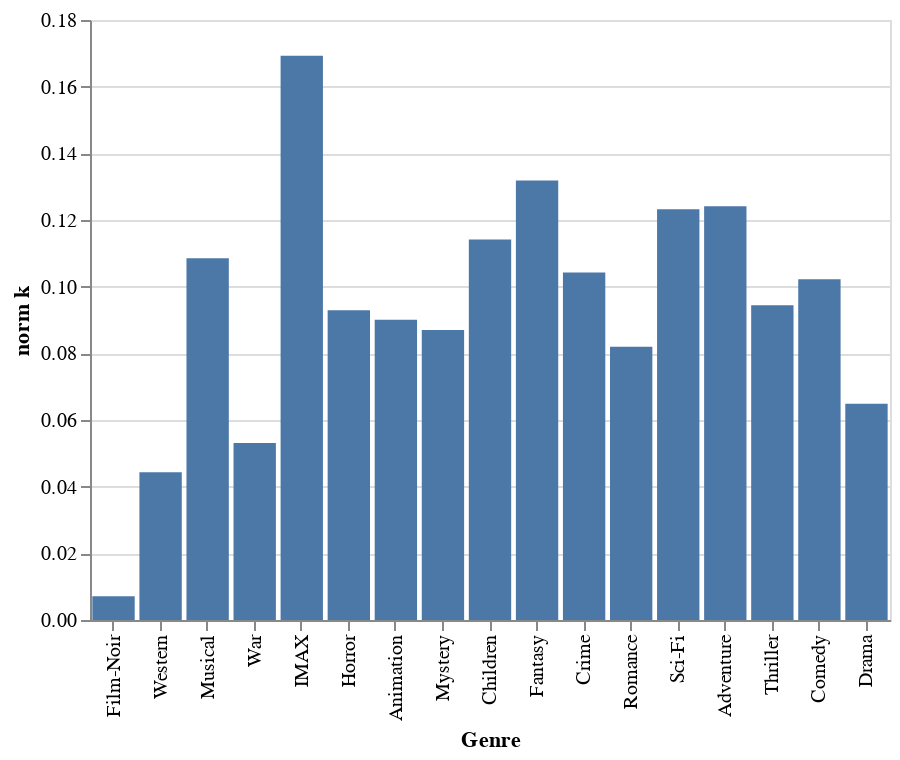

Notebook code for this chart:
### Code cell
alt.Chart(plot_df).mark_bar().encode(y="norm k",x=alt.X('Genre',
                                                        sort = alt.EncodingSortField(
                                                        field="# items",
                                                        order="ascending")))

### Figure 1 — Vega-Lite specification as saved in the notebook (floating-point values rounded to 4 significant figures)
{"$schema": "https://vega.github.io/schema/vega-lite/v3.4.0.json", "config": {"mark": {"tooltip": null}, "view": {"height": 300, "width": 400}}, "data": {"name": "data-37b544fd267238f20bd8546be6081062"}, "datasets": {"data-37b544fd267238f20bd8546be6081062": [{"# 0 items": 9, "# items": 301, "Genre": "Adventure", "amy k": 27180300, "k": 4241802, "k_avg1": 4969994, "k_avg2": 4862740, "norm k": 0.1242, "norm(k_avg1)": 0.1465, "norm(k_avg2)": 0.1277, "norm(np.mean(k_avg_normal1))": 0.1243, "norm(np.mean(k_avg_normal2))": 0.1242, "np.mean(k_avg_normal1)": 4844000.0, "np.mean(k_avg_normal2)": 4843000.0}, {"# 0 items": 3, "# items": 81, "Genre": "Animation", "amy k": 524880, "k": 89944, "k_avg1": 103487, "k_avg2": 99105, "norm k": 0.09008, "norm(k_avg1)": 0.1309, "norm(k_avg2)": 0.09244, "norm(np.mean(k_avg_normal1))": 0.08957, "norm(np.mean(k_avg_normal2))": 0.09008, "np.mean(k_avg_normal1)": 98790.0, "np.mean(k_avg_normal2)": 98850.0}, {"# 0 items": 4, "# items": 105, "Genre": "Children", "amy k": 1146600, "k": 197633, "k_avg1": 232627, "k_avg2": 224276, "norm k": 0.1141, "norm(k_avg1)": 0.1504, "norm(k_avg2)": 0.1188, "norm(np.mean(k_avg_normal1))": 0.1149, "norm(np.mean(k_avg_normal2))": 0.1141, "np.mean(k_avg_normal1)": 223300.0, "np.mean(k_avg_normal2)": 223100.0}, {"# 0 items": 13, "# items": 450, "Genre": "Comedy", "amy k": 90922500, "k": 10302377, "k_avg1": 11700023, "k_avg2": 11520720, "norm k": 0.1022, "norm(k_avg1)": 0.1195, "norm(k_avg2)": 0.1058, "norm(np.mean(k_avg_normal1))": 0.1023, "norm(np.mean(k_avg_normal2))": 0.1022, "np.mean(k_avg_normal1)": 11480000.0, "np.mean(k_avg_normal2)": 11480000.0}, {"# 0 items": 9, "# items": 187, "Genre": "Crime", "amy k": 6504234, "k": 984015, "k_avg1": 1133874, "k_avg2": 1101810, "norm k": 0.1042, "norm(k_avg1)": 0.1322, "norm(k_avg2)": 0.1069, "norm(np.mean(k_avg_normal1))": 0.1043, "norm(np.mean(k_avg_normal2))": 0.1042, "np.mean(k_avg_normal1)": 1099000.0, "np.mean(k_avg_normal2)": 1099000.0}, {"# 0 items": 11, "# items": 454, "Genre": "Drama", "amy k": 93370548, "k": 9266530, "k_avg1": 10123954, "k_avg2": 9947290, "norm k": 0.06489, "norm(k_avg1)": 0.08469, "norm(k_avg2)": 0.06844, "norm(np.mean(k_avg_normal1))": 0.06524, "norm(np.mean(k_avg_normal2))": 0.06489, "np.mean(k_avg_normal1)": 9913000.0, "np.mean(k_avg_normal2)": 9910000.0}, {"# 0 items": 11, "# items": 146, "Genre": "Fantasy", "amy k": 3090820, "k": 463520, "k_avg1": 554256, "k_avg2": 536384, "norm k": 0.1318, "norm(k_avg1)": 0.1637, "norm(k_avg2)": 0.1358, "norm(np.mean(k_avg_normal1))": 0.133, "norm(np.mean(k_avg_normal2))": 0.1318, "np.mean(k_avg_normal1)": 534638, "np.mean(k_avg_normal2)": 533900.0}, {"# 0 items": 4, "# items": 11, "Genre": "Film-Noir", "amy k": 1210, "k": 63, "k_avg1": 71, "k_avg2": 60, "norm k": 0.007092, "norm(k_avg1)": 0.1127, "norm(k_avg2)": -0.05, "norm(np.mean(k_avg_normal1))": -0.003984, "norm(np.mean(k_avg_normal2))": 0.007092, "np.mean(k_avg_normal1)": 62.75, "np.mean(k_avg_normal2)": 63.45}, {"# 0 items": 13, "# items": 79, "Genre": "Horror", "amy k": 486798, "k": 41578, "k_avg1": 48343, "k_avg2": 46114, "norm k": 0.09295, "norm(k_avg1)": 0.1399, "norm(k_avg2)": 0.09836, "norm(np.mean(k_avg_normal1))": 0.09263, "norm(np.mean(k_avg_normal2))": 0.09295, "np.mean(k_avg_normal1)": 45820.0, "np.mean(k_avg_normal2)": 45840.0}, {"# 0 items": 5, "# items": 54, "Genre": "IMAX", "amy k": 154548, "k": 29417, "k_avg1": 37692, "k_avg2": 35739, "norm k": 0.1693, "norm(k_avg1)": 0.2195, "norm(k_avg2)": 0.1769, "norm(np.mean(k_avg_normal1))": 0.1709, "norm(np.mean(k_avg_normal2))": 0.1693, "np.mean(k_avg_normal1)": 35480.0, "np.mean(k_avg_normal2)": 35410.0}, {"# 0 items": 4, "# items": 46, "Genre": "Musical", "amy k": 95220, "k": 18758, "k_avg1": 22512, "k_avg2": 21224, "norm k": 0.1085, "norm(k_avg1)": 0.1668, "norm(k_avg2)": 0.1162, "norm(np.mean(k_avg_normal1))": 0.1101, "norm(np.mean(k_avg_normal2))": 0.1085, "np.mean(k_avg_normal1)": 21080.0, "np.mean(k_avg_normal2)": 21040.0}, {"# 0 items": 7, "# items": 89, "Genre": "Mystery", "amy k": 697048, "k": 86801, "k_avg1": 99769, "k_avg2": 95294, "norm k": 0.08701, "norm(k_avg1)": 0.13, "norm(k_avg2)": 0.08912, "norm(np.mean(k_avg_normal1))": 0.08616, "norm(np.mean(k_avg_normal2))": 0.08701, "np.mean(k_avg_normal1)": 94980.0, "np.mean(k_avg_normal2)": 95070.0}, {"# 0 items": 14, "# items": 211, "Genre": "Romance", "amy k": 9349410, "k": 947899, "k_avg1": 1063079, "k_avg2": 1036713, "norm k": 0.08194, "norm(k_avg1)": 0.1083, "norm(k_avg2)": 0.08567, "norm(np.mean(k_avg_normal1))": 0.08207, "norm(np.mean(k_avg_normal2))": 0.08194, "np.mean(k_avg_normal1)": 1033000.0, "np.mean(k_avg_normal2)": 1033000.0}, {"# 0 items": 9, "# items": 226, "Genre": "Sci-Fi", "amy k": 11492100, "k": 1698209, "k_avg1": 1993009, "k_avg2": 1946692, "norm k": 0.1233, "norm(k_avg1)": 0.1479, "norm(k_avg2)": 0.1276, "norm(np.mean(k_avg_normal1))": 0.124, "norm(np.mean(k_avg_normal2))": 0.1233, "np.mean(k_avg_normal1)": 1939000.0, "np.mean(k_avg_normal2)": 1937000.0}, {"# 0 items": 13, "# items": 323, "Genre": "Thriller", "amy k": 33593938, "k": 3844477, "k_avg1": 4351924, "k_avg2": 4262082, "norm k": 0.09441, "norm(k_avg1)": 0.1166, "norm(k_avg2)": 0.09798, "norm(np.mean(k_avg_normal1))": 0.09462, "norm(np.mean(k_avg_normal2))": 0.09441, "np.mean(k_avg_normal1)": 4246000.0, "np.mean(k_avg_normal2)": 4245000.0}, {"# 0 items": 1, "# items": 53, "Genre": "War", "amy k": 146068, "k": 19674, "k_avg1": 22267, "k_avg2": 20940, "norm k": 0.05309, "norm(k_avg1)": 0.1165, "norm(k_avg2)": 0.06046, "norm(np.mean(k_avg_normal1))": 0.05323, "norm(np.mean(k_avg_normal2))": 0.05309, "np.mean(k_avg_normal1)": 20780.0, "np.mean(k_avg_normal2)": 20780.0}, {"# 0 items": 8, "# items": 24, "Genre": "Western", "amy k": 13248, "k": 731, "k_avg1": 848, "k_avg2": 776, "norm k": 0.04432, "norm(k_avg1)": 0.138, "norm(k_avg2)": 0.05799, "norm(np.mean(k_avg_normal1))": 0.0455, "norm(np.mean(k_avg_normal2))": 0.04432, "np.mean(k_avg_normal1)": 765.9, "np.mean(k_avg_normal2)": 764.9}]}, "encoding": {"x": {"field": "Genre", "sort": {"field": "# items", "order": "ascending"}, "type": "nominal"}, "y": {"field": "norm k", "type": "quantitative"}}, "mark": "bar"}
